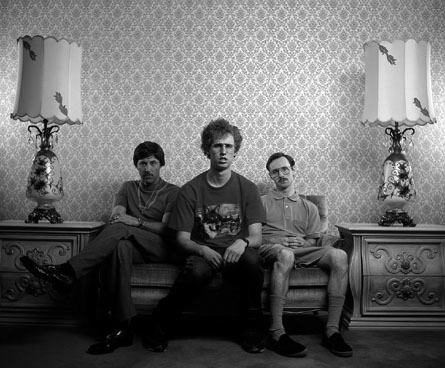
%> input picture lab1/images/napoleon.png, 445 x 368 px
$ octave mikemikemike.m   (GNU Octave 9; MATLAB toolbox functions it lacks are replaced by stand-ins)
%> lines starting %> are read from the running program, lines starting %| are printed output that depends on the picture
imfile = "napoleon.png";

mike = imread("images/"+imfile);
%> mike is the input picture: size 368x445 uint8; min 0, max 254, mean 104.2
mike = im2gray(mike);
histogram(mike, 256)
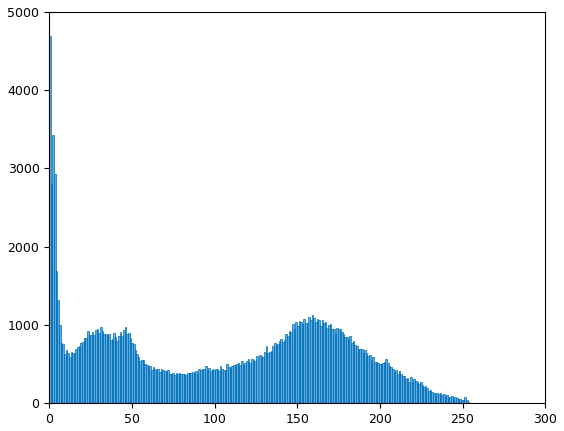
%> figure redrawn from the program's plot data; tallest bar 4688 high, from x = 0 to 0.992
histval = histogram(mike, 256).Values;


histvalcum = cumsum(histval);
%> histvalcum = 256 values from 4688 to 163760
greys = 0:1:255;
histvalcum = histvalcum/max(max(histvalcum))*255;
%> histvalcum = 256 values from 7.3 to 255
plot(greys,histvalcum)
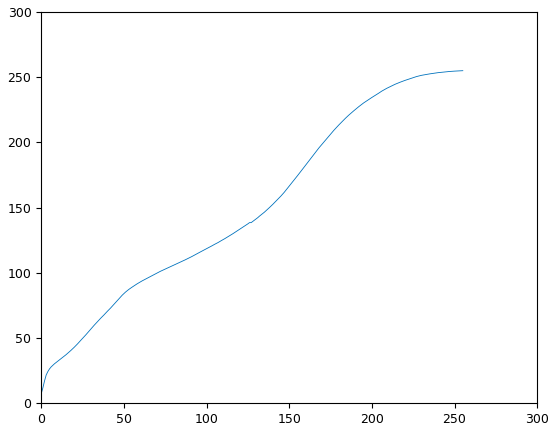
%> figure redrawn from the program's plot data; curve peaks at x = 255, y = 255

mike2 = zeros(size(mike));
[a,b] = size(mike);
%> a = 368; b = 445
for i = 1:a
    for j = 1:b
        pixelval = mike(i,j) + 1;
        mike2(i,j) = histvalcum(round(pixelval));
    end
end
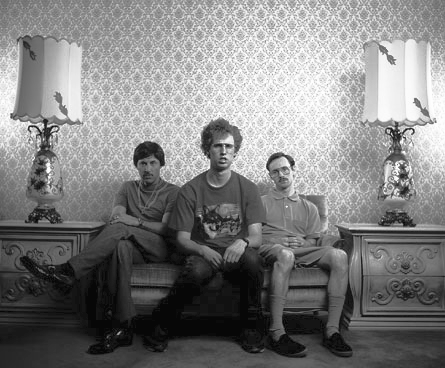
%> mike2: size 368x445 double; min 7.3, max 255, mean 127.7

figure()
imshow(uint8(mike2))
title("After hist-eq")
figure()
imshow(mike)
title("Before")

$ run again, with lab1/images/wagon.png copied over lab1/images/napoleon.png
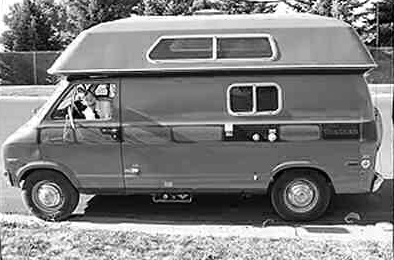
%> input picture lab1/images/wagon.png, 394 x 260 px
%> mike is the input picture: size 260x394 uint8; min 0, max 255, mean 127
%> `histogram(mike, 256)`:
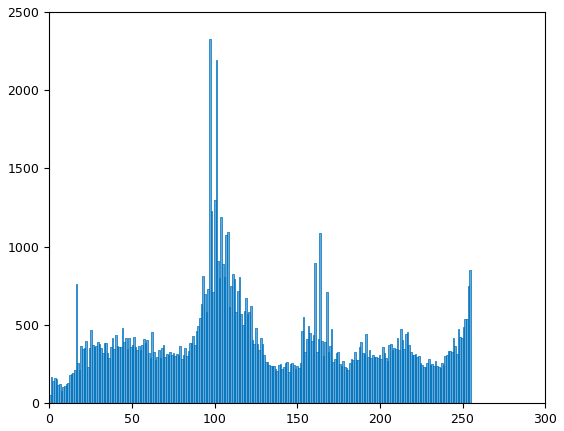
%> figure redrawn from the program's plot data; tallest bar 2327 high, from x = 96.62 to 97.62
%> `histvalcum = cumsum(histval);`: histvalcum = 256 values from 53 to 102440
%> `histvalcum = histvalcum/max(max(histvalcum))*255;`: histvalcum = 256 values from 0.132 to 255
%> `plot(greys,histvalcum)`:
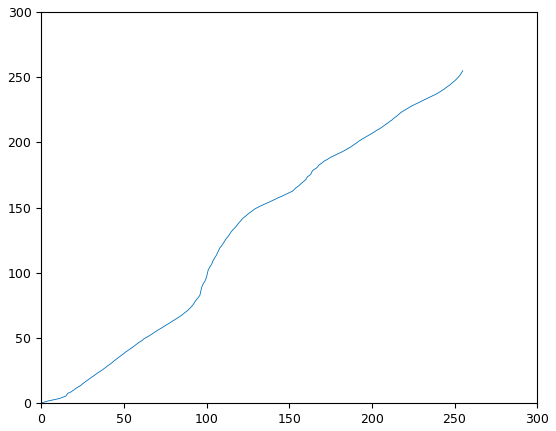
%> figure redrawn from the program's plot data; curve peaks at x = 255, y = 255
